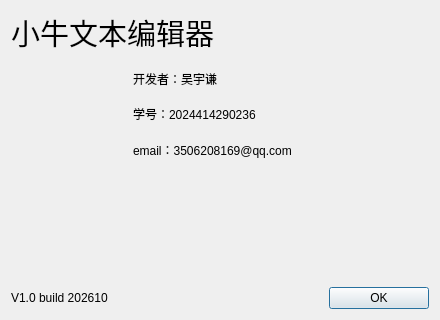
<?xml version="1.0" encoding="UTF-8"?>
<ui version="4.0">
 <class>AboutDialog</class>
 <widget class="QDialog" name="AboutDialog">
  <property name="geometry">
   <rect>
    <x>0</x>
    <y>0</y>
    <width>440</width>
    <height>320</height>
   </rect>
  </property>
  <property name="minimumSize">
   <size>
    <width>420</width>
    <height>300</height>
   </size>
  </property>
  <property name="windowTitle">
   <string>关于</string>
  </property>
  <property name="windowIcon">
   <iconset resource="res.qrc">
    <normaloff>:/images/notebook-outline.svg</normaloff>:/images/notebook-outline.svg</iconset>
  </property>
  <property name="sizeGripEnabled">
   <bool>false</bool>
  </property>
  <layout class="QVBoxLayout" name="verticalLayout">
   <item>
    <widget class="QLabel" name="labelTitle">
     <property name="font">
      <font>
       <pointsize>22</pointsize>
      </font>
     </property>
     <property name="text">
      <string>小牛文本编辑器</string>
     </property>
    </widget>
   </item>
   <item>
    <layout class="QHBoxLayout" name="horizontalLayoutLogo">
     <property name="topMargin">
      <number>6</number>
     </property>
     <item alignment="Qt::AlignTop">
      <widget class="QLabel" name="labelLogo">
       <property name="minimumSize">
        <size>
         <width>96</width>
         <height>96</height>
        </size>
       </property>
       <property name="maximumSize">
        <size>
         <width>96</width>
         <height>96</height>
        </size>
       </property>
       <property name="scaledContents">
        <bool>true</bool>
       </property>
       <property name="pixmap">
        <pixmap resource="res.qrc">:/images/notebook-outline.svg</pixmap>
       </property>
      </widget>
     </item>
     <item>
      <layout class="QVBoxLayout" name="verticalLayoutInfo">
       <property name="spacing">
        <number>10</number>
       </property>
       <property name="leftMargin">
        <number>20</number>
       </property>
       <item>
        <widget class="QLabel" name="labelDev">
         <property name="text">
          <string>开发者：吴宇谦</string>
         </property>
        </widget>
       </item>
       <item>
        <widget class="QLabel" name="labelId">
         <property name="text">
          <string>学号：2024414290236</string>
         </property>
        </widget>
       </item>
       <item>
        <widget class="QLabel" name="labelMail">
         <property name="text">
          <string>email：3506208169@qq.com</string>
         </property>
        </widget>
       </item>
      </layout>
     </item>
     <item>
      <spacer name="spacerLogoRight">
       <property name="orientation">
        <enum>Qt::Horizontal</enum>
       </property>
       <property name="sizeHint" stdset="0">
        <size>
         <width>40</width>
         <height>20</height>
        </size>
       </property>
      </spacer>
     </item>
    </layout>
   </item>
   <item>
    <spacer name="spacerMain">
     <property name="orientation">
      <enum>Qt::Vertical</enum>
     </property>
     <property name="sizeHint" stdset="0">
      <size>
       <width>20</width>
       <height>20</height>
      </size>
     </property>
    </spacer>
   </item>
   <item>
    <layout class="QHBoxLayout" name="horizontalLayoutBottom">
     <item>
      <widget class="QLabel" name="labelVersion">
       <property name="text">
        <string>V1.0 build 202610</string>
       </property>
      </widget>
     </item>
     <item>
      <spacer name="spacerBottom">
       <property name="orientation">
        <enum>Qt::Horizontal</enum>
       </property>
       <property name="sizeHint" stdset="0">
        <size>
         <width>40</width>
         <height>20</height>
        </size>
       </property>
      </spacer>
     </item>
     <item>
      <widget class="QPushButton" name="btnOk">
       <property name="minimumSize">
        <size>
         <width>100</width>
         <height>0</height>
        </size>
       </property>
       <property name="text">
        <string>OK</string>
       </property>
       <property name="default">
        <bool>true</bool>
       </property>
      </widget>
     </item>
    </layout>
   </item>
  </layout>
 </widget>
 <resources>
  <include location="res.qrc"/>
 </resources>
 <connections/>
</ui>
